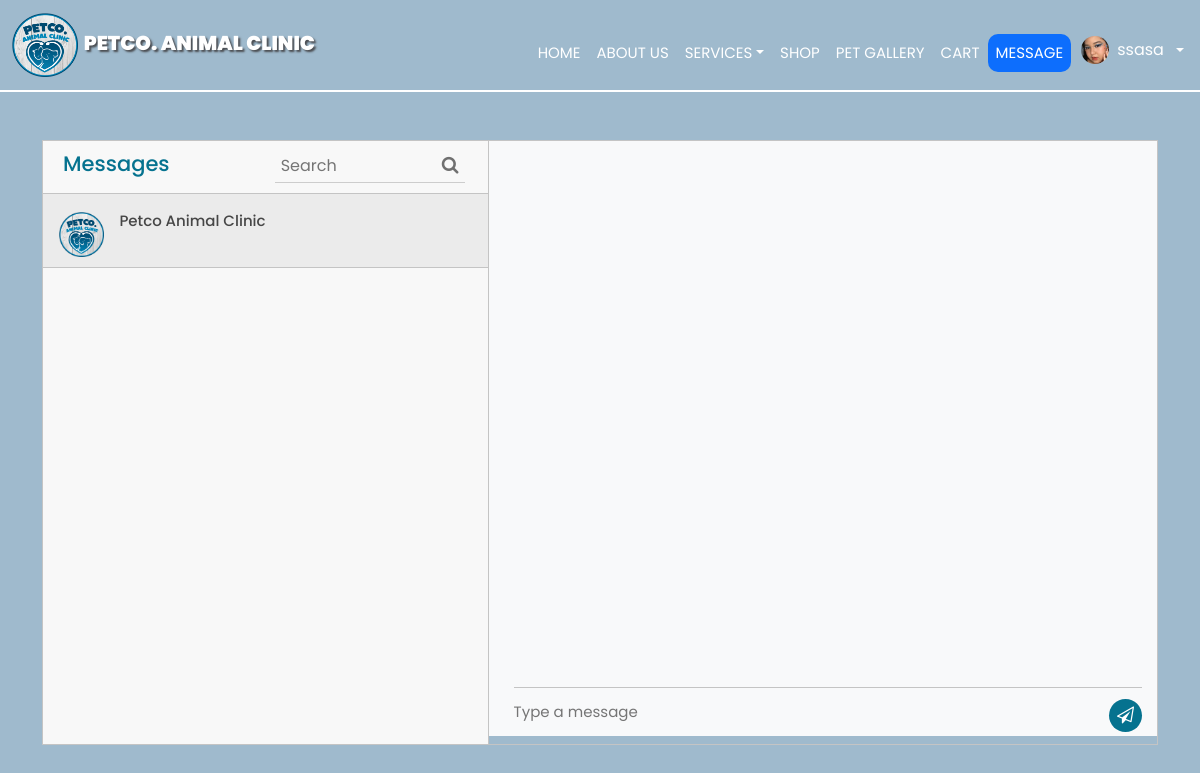
The app's page /messages.php (signed in) with its own data.
### tables this page shows
CREATE TABLE `usertable` (
  `id` int(11) NOT NULL,
  `first_name` varchar(255) NOT NULL,
  `middle_name` varchar(255) NOT NULL,
  `last_name` varchar(255) NOT NULL,
  `suffix` varchar(10) NOT NULL,
  `position` varchar(255) NOT NULL,
  `address` varchar(255) NOT NULL,
  `email` varchar(255) NOT NULL,
  `password` varchar(255) NOT NULL,
  `code` mediumint(50) NOT NULL,
  `status` text NOT NULL,
  `contact` varchar(100) NOT NULL,
  `image_dir` varchar(255) NOT NULL,
  `image_filename` varchar(255) NOT NULL,
  `user_level` varchar(255) NOT NULL,
  `archive` varchar(255) NOT NULL
);

### messages.php (the view, shortened to what this page needs)
<?php
     require('php/connection.php');
    $user_id = $_SESSION['user_id'];
?>
<!DOCTYPE html>
<html lang="en">
<head>
    <link href="https://cdn.jsdelivr.net/npm/bootstrap@5.2.0-beta1/dist/css/bootstrap.min.css" rel="stylesheet"
>
    <link rel="stylesheet" type="text/css" href="css/styles.css">
    <link rel="stylesheet" href="https://cdn.jsdelivr.net/npm/bootstrap-icons@1.3.0/font/bootstrap-icons.css">
    <link rel="stylesheet" href="https://cdnjs.cloudflare.com/ajax/libs/font-awesome/4.7.0/css/font-awesome.min.css">
    <head>
    </head>
<body>
    <nav class="navbar navbar-expand-lg">
        <div class="container-fluid">
            <a class="navbar-brand" href="#">
                <img src="asset/logopet.png" alt="Logo" style="width:22%; height:8vh" />
                <span style="text-shadow: 2px 2px 2px  rgba(49, 44, 44, 0.767);" class="text-white"><b>PETCO. ANIMAL
                        CLINIC</b></span>
            </a>
        </div>
        <div class="collapse navbar-collapse me-3" id="navbarScroll">
            <ul class="navbar-nav me-auto my-0 my-lg-0 " style="--bs-scroll-height: 100px;">
                <div class="text-nowrap">
                    <li class="nav-item">
                        <a class="nav-link  text-white mt-3" aria-current="page" href="home.php">HOME</a>
                    </li>
                </div>
                <div class="text-nowrap">
                    <li class="nav-item">
                        <a class="nav-link text-white mt-3" href="#about">ABOUT US</a>
                    </li>
                </div>
                <div class="text-nowrap">
                    <li class="nav-item">
                        <div class="dropdown">
                            <a class="nav-link text-white dropdown-toggle mt-3" href="#" id="dropdownMenuLink"
                                data-bs-toggle="dropdown" aria-expanded="false">SERVICES</a>
                        </div>
                    </li>
                </div>
                <div class="text-nowrap">
                    <li class="nav-item">
                        <a class="nav-link text-white mt-3" href="product.php">SHOP</a>
                    </li>
                </div>
                <div class="text-nowrap">
                    <li class="nav-item mt-3">
                        <a class="nav-link text-white" href="#imagesec">PET GALLERY</a>
                    </li>
                </div>
                <div class="text-nowrap">
                    <li class="nav-item">
                        <a class="nav-link text-white mt-3" href="cart.php">CART
                            </a>
                    </li>
                </div>
                <?php
                    if(isset($user_id)){
                     ?>
                <div class="text-nowrap">
                    <li class="nav-item">
                        <a class="nav-link text-white mt-3 bg-primary" href="messages.php">MESSAGE
                        </a>
                    </li>
                </div>
                <?php } ?>
                        <?php
                            $select_user = mysqli_query($con, "SELECT * FROM usertable WHERE id = '$user_id'");
                            if(mysqli_num_rows($select_user) > 0){
                            $fetch_user = mysqli_fetch_assoc($select_user);
                            };
                        ?>
                <div class="dropdown mb-2 mt-sm-auto ms-auto ms-sm-0 flex-shrink-1 ">
                    <a href="#" class="d-flex align-items-center text-white text-decoration-none dropdown-toggle"
                        id="dropdownUser1" data-bs-toggle="dropdown" aria-expanded="false">
                        <img src="asset/profiles/<?php echo $fetch_user['image_filename']?>" alt="user"
                            style=" margin-left: 10px" width="28" height="28" class="rounded-circle">
                        <span class="d-none d-sm-inline mx-2"><?php echo $fetch_user['first_name']?></span>
                    </a>
                </div>
            </ul>
        </div>
    </nav>
    <div class="container mt-5">
        <div class="messaging ">
            <div class="inbox_msg">
                <div class="inbox_people">
                    <div class="headind_srch">
                        <div class="recent_heading">
                            <h4>Messages</h4>
                        </div>
                        <div class="srch_bar">
                            <div class="stylish-input-group">
                                <input type="text" class="search-bar" placeholder="Search">
                                <span class="input-group-addon">
                                    <button type="button"> <i class="fa fa-search" aria-hidden="true"></i> </button>
                                </span>
                            </div>
                        </div>
                    </div>
                    <div class="inbox_chat">
                        <a href="#">
                            <div class="chat_list active_chat">
                                <div class="chat_people">
                                    <div class="chat_img"> <img style="width:100%;"
                                            src="asset\logopet.png" alt="sunil"> </div>
                                    <div class="chat_ib">
                                        <h5>Petco Animal Clinic
                                        </h5>
                                    </div>
                                </div>
                            </div>
                        </a>
                    </div>
                </div>
                <div class="mesgs bg-light">
                    <div class="msg_history">
                    </div>
                    <form action="messages.php" method="post">
                        <div class="type_msg">
                            <div class="input_msg_write">
                                <input type="text" class="write_msg" required name="message"
                                    placeholder="Type a message" />
                                <button class="msg_send_btn" type="submit" name="submit-message"><i
                                        class="fa fa-paper-plane-o" aria-hidden="true"></i></button>
                            </div>
                        </div>
                    </form>
                </div>
            </div>
        </div>
    </div>
</body>
</html>

### css/styles.css (style rules this page uses)
* { font-family: 'Poppins', sans-serif; }
body { background: #9FBACD; }
.navbar { background: #9FBACD; border-bottom: 2px solid white; }
.navbar-brand { font-family: 'Gothic A1', sans-serif; font-size: 20px; font-weight: bold; }
.nav-item { font-family: 'Gothic A1', sans-serif; font-size: 15px; }
.nav-link { border-radius: 10px; }
* { padding: 0; margin: 0; }

### messages.php (style rules this page uses)
.inbox_people { background: #f8f8f8 none repeat scroll 0 0; float: left; overflow: hidden; width: 40%; border-right: 1px solid #c4c4c4; }
.inbox_msg { border: 1px solid #c4c4c4; clear: both; overflow: hidden; }
.recent_heading { float: left; width: 40%; }
.srch_bar { display: inline-block; text-align: right; width: 60%; }
.headind_srch { padding: 10px 29px 10px 20px; overflow: hidden; border-bottom: 1px solid #c4c4c4; }
.recent_heading h4 { color: #05728f; font-size: 21px; margin: auto; }
.srch_bar input { border: 1px solid #cdcdcd; border-width: 0 0 1px 0; width: 80%; padding: 2px 0 4px 6px; background: none; }
.srch_bar .input-group-addon button { background: rgba(0, 0, 0, 0) none repeat scroll 0 0; border: medium none; padding: 0; color: #707070; font-size: 18px; }
.srch_bar .input-group-addon { margin: 0 0 0 -27px; }
.chat_ib h5 { font-size: 15px; color: #464646; margin: 0 0 8px 0; }
.chat_img { float: left; width: 11%; }
.chat_ib { float: left; padding: 0 0 0 15px; width: 88%; }
.chat_people { overflow: hidden; clear: both; }
.chat_list { border-bottom: 1px solid #c4c4c4; margin: 0; padding: 18px 16px 10px; }
.inbox_chat { height: 550px; overflow-y: scroll; }
.active_chat { background: #ebebeb; }
.mesgs { float: left; padding: 30px 15px 0 25px; width: 60%; }
.input_msg_write input { background: rgba(0, 0, 0, 0) none repeat scroll 0 0; border: medium none; color: #4c4c4c; font-size: 15px; min-height: 48px; width: 100%; }
.type_msg { border-top: 1px solid #c4c4c4; position: relative; }
.msg_send_btn { background: #05728f none repeat scroll 0 0; border: medium none; border-radius: 50%; color: #fff; cursor: pointer; font-size: 17px; height: 33px; position: absolute; right: 0; top: 11px; width: 33px; }
.messaging { padding: 0 0 50px 0; }
.msg_history { height: 516px; overflow-y: auto; }

### records on screen
usertable: image_filename (picture), first_name "ssasa"
